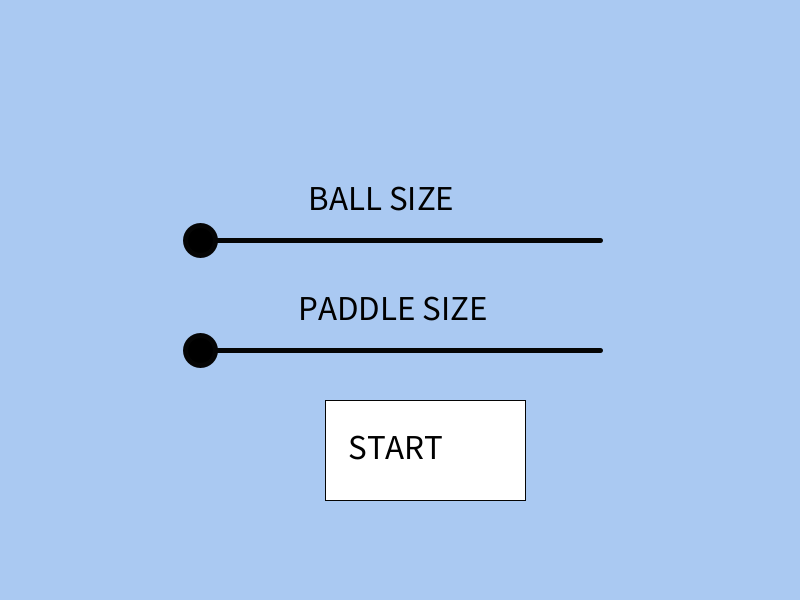
Frame 1 (no input)
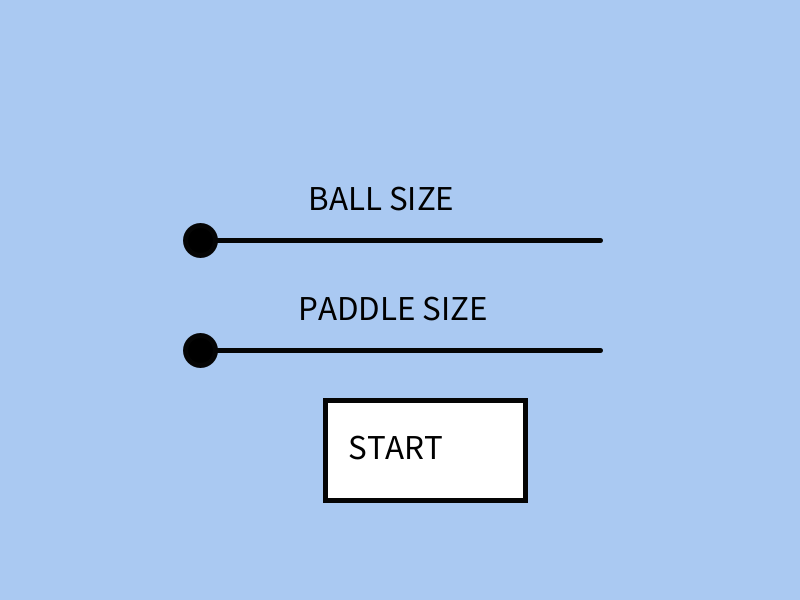
Frame 60 (the mouse pressed at the canvas centre just before this capture)
Frame 120 (the mouse held since frame 60 and released just before this capture): identical to frame 60, image omitted

The Processing sketch that drew these frames (run headless with seeded random() and noise(); from frame 60 on, the mouse is pressed at the canvas centre):

// Processing sketch: TrashAway
// ── TrashAway.pde
ArrayList<Brick> myBricks;

final int INTRO = 1;
final int GAME  = 2;
final int GAMEOVER = 3;
final int PAUSE = 4;
final int VICTORY = 5;
int mode = INTRO;  //1: intro screen, 2: game playing, 3: gameover screen, 4: pause

//ball variable
float bx, by, bvx, bvy; //ball variables, ballx = bx
//paddle variables
float px, py;

//keyboard variables
boolean leftKey, rightKey;


int gridx;
int gridy;
int score, lives, highscore;
float sliderx;
float slidery;
float circlesize;
float ballsize;



void setup() {
  myBricks = new ArrayList<Brick>();

  sliderx = 200;
  slidery = 200;
  
  score = 0;
  highscore = 0;
  lives = 3;
  
  circlesize = 100;
  ballsize   = 20;



  gridx = 0;
  gridy = 0;
  int i = 0;
  while (i < 48) {
    myBricks.add(new Brick() ); //calling constructor
    gridx = gridx + 70;
    if (gridx >= 800) {
      gridx = 0;
      gridy = gridy + 52;
    }
    i++;
  }

  size(800, 600);

  //ball
  bx = width/2;
  by = height/2;
  bvx = 0;
  bvy = 3;
  //paddle
  px = width/2;
  py = height + 10;
}

void draw() {
  if (mode == INTRO) {
    intro();

    
  }
      else if (mode == GAME) {
      game();
    } else if (mode == GAMEOVER) {
      gameover();
    } else if (mode == PAUSE) {  
      pause();
    } else if (mode == VICTORY) {
      victory();
    } else {
      println("?");
    }
  
}
  //{
  //    while (y < 300) {
  //      x = x + 40;
  //      if (x > width) {
  //        x = 0;
  //        y = y + 15;
  //        
  //      }
  //    }

// ── Brick.pde

class Brick {

  float x, y;
  color b;
  color g;
  color r;
  int hp;


  Brick() {
    x = gridx;
    y = gridy;
    hp = 3;
    b = #69D2E7; //light blue
    g = #03D44C; //green
    r = #E94E77;
    hp = (int)random(1, 4);
  }
  void act() {
    
  
    if (hp > 0 && dist(bx, by, x, y) < 35) {
      hp = hp - 1;
      bvx = (bx - x)/5; //check for reasonable spp
      bvy = (by - y)/5;
      
      score++;
    }
  }
  void show() {
    if (hp == 3) {
      fill(b);
      ellipse(x, y, 50, 50);
    } else if (hp == 2) {
     fill(g); 
     ellipse(x, y, 50, 50);
    } else if (hp == 1) {
     fill(r); 
     ellipse(x, y, 50, 50);
    }
  }
}

// ── Game.pde
void game() {
  background(255);

  int i = 0;
  while (i < 48) {
    Brick b = myBricks.get(i);
    b.act();
    b.show();
    i++;
  }


  fill(#69D2E7);
  ball();
  paddle();

  textSize(40);
  text("Score: " + score, 100, 400);
  text("Lives: " + lives, 100, 300);
  
  fill(#69D2E7);
  rect(700, 550, 100, 50);
  fill(0);
  textSize(20);
  text("PAUSE", 723, 577);
  
  if (score == 48) {
   mode = VICTORY; 
  }
}

void gameClicks() {
  if (mouseX > 700 && mouseX < 800 && mouseY > 550 && mouseY < 600) {
   mode = PAUSE; 
  }
  
}

void ball() {
  noStroke();
  ellipse(bx, by, ballsize, ballsize);

  bx = bx + bvx;
  by = by + bvy;
  if (bx < 0 || bx > width) { //width = 800

    bvx = -bvx;
  }  
  if (by < 0 || by > height) { //height = 600

    bvy = -bvy;
  }
  if (dist(px, py, bx, by) < circlesize/2) 
  if (dist(px, py, bx, by) > ballsize/2) {
      bvx = (bx - px)/15;
      bvy = (by - py)/15;
    }

  if (by > 600) { 
    lives = lives - 1;
  }
  if (lives == 0) {
    highscore();
    lives = 3;
    px = width/2;
    mode = GAMEOVER;
  }
}
void paddle() {
  ellipse(px, py, circlesize, circlesize);
  if (rightKey) px = px + 5;
  if (leftKey)  px = px - 5;
}

// ── Gameover.pde
void gameover() {
  background(#8C468F);
  
  fill(255);
  rect (275, 450, 200, 100); //reset button
  rect (275, 250, 200, 100); //intro button
  fill (0);
  textSize(37);
  text ("Retry", 335, 510);
  text ("Intro", 335, 310);
  text("Highscore: " + highscore, 100, 100);
}

void gameOverClicks() {
  
  if (mouseX > 275 && mouseX < 475 && mouseY > 450 && mouseY < 550) {
   mode = GAME;
   
  }
  if (mouseX > 275 && mouseX < 475 && mouseY > 250 && mouseY < 350) {
   mode = INTRO;
}
}
void highscore() {
  if (score > highscore) {
    highscore = score;
  }
}

// ── Intro.pde
void intro() {
  background(#AAC9F2);

  fill(255);
  noStroke();
  stroke(5);
  rect(325, 400, 200, 100); //START 

  fill(0);
  textSize(35);
  text("START", 348, 459);
  
  strokeWeight(5);
  line(600, 350, 200, 350); //track for paddle
  line(600, 240, 200, 240); //track for ball
  ellipse(sliderx, 350, 30, 30); //ball point for paddle
  ellipse(slidery, 240, 30, 30); //ball point for ball

  text("PADDLE SIZE", 298, 320);
  text("BALL SIZE", 308, 210);

  if (mousePressed) { //slider for paddle
    if (dist(sliderx, 350, mouseX, mouseY) < 15) {
      sliderx = mouseX;

      if (sliderx < 200) {
        sliderx = 200;
      }
      if (sliderx > 600) {
        sliderx = 600;
      }
    }
    circlesize = map(sliderx, 200, 600, 100, 200);
  }

  if (mousePressed) { //slider for ball
    if (dist(slidery, 240, mouseX, mouseY) < 15) {
      slidery = mouseX;

      if (slidery < 200) {
        slidery = 200;
      }
      if (slidery > 600) {
        slidery = 600;
      }
    }
  }
  ballsize = map(slidery, 200, 600, 20, 80);
}

  void introClicks() {

    if (mouseX > 325 && mouseX < 525 && mouseY > 400 && mouseY < 500) {
      mode = GAME; //START GAME
    }
  }

// ── Mouse.pde
void mouseReleased() {
  if (mode == INTRO) {
    introClicks();
  } else if (mode == GAME) {
    gameClicks();
  } else if (mode == GAMEOVER) {
    gameOverClicks();
  } else if (mode == PAUSE) {
    pauseClicks();
  } else if (mode == VICTORY) {
    victoryClicks();
  } else {
    println("Mode error");
  }
}

// ── Pause.pde
void pause() {
 
  fill(255);
  textSize(34);
  noStroke();
  rect(300, 300, 200, 125);
  rect(300, 100, 200, 125);
  fill(0);
  text("RESUME", 335, 373);
  text("INTRO", 351, 167);
  
}

void pauseClicks() {
  if (mouseX > 300 && mouseX < 500 && mouseY > 300 && mouseY < 425) {
    mode = GAME;
  }
  if (mouseX > 300 && mouseX < 500 && mouseY > 100 && mouseY < 225) {
    mode = INTRO;
  }
  
}

// ── Victory.pde
void victory() {
  background(#FEAE69);
  textSize(45);
  
  fill(255);
  rect(300, 300, 200, 100);
  fill(0);
  text("YOU WIN", 300, 200);
  text("INTRO", 330, 365);

}

void victoryClicks() {
  if (mouseX > 300 && mouseX < 500 && mouseY > 300 && mouseY < 400) {
  mode = INTRO;    

  }
}
